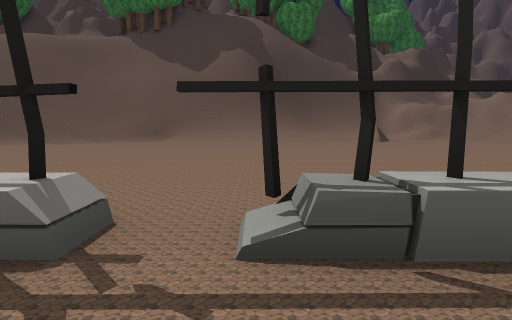
View 1 (above)

24 first-person views from a walk through a scene from a Unity 3-D project. The camera is 1.4 m above the floor, tilts 6° down and sees 75° across. The floor is counted in squares, 2.42 m on a side. Each view is taken from the middle of a square. On the plan, view 1 faces up. The plan holds only what a view shows up to about 9 squares ahead; the rest is blank. The place goes on beyond the plan. Some trees and plants on the terrain are drawn as simple stand-ins. The player is left out. Some surface patterns are stand-ins.

View 2
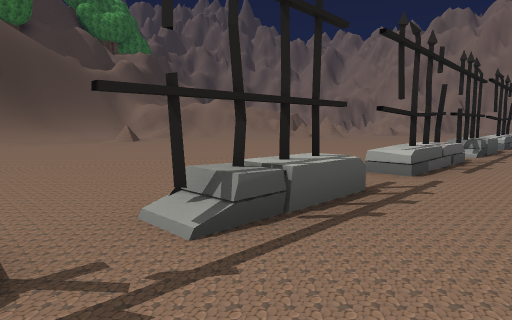

View 3
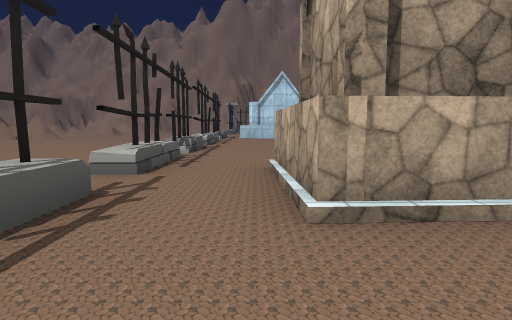

View 4
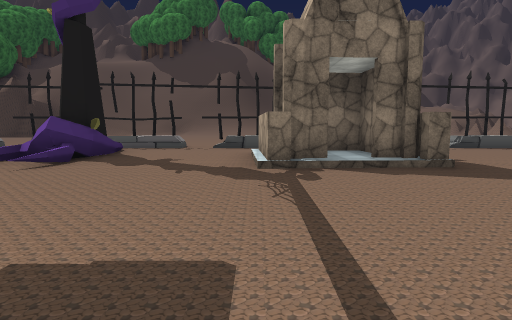

View 5
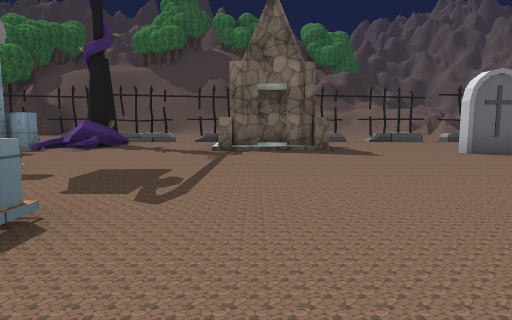

View 6
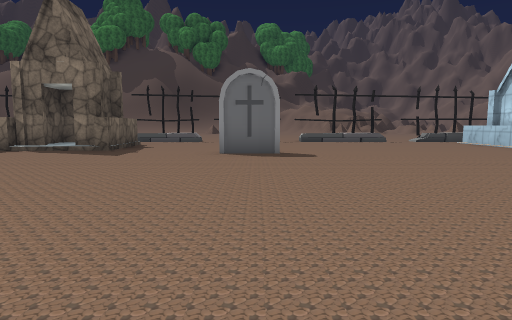

View 7
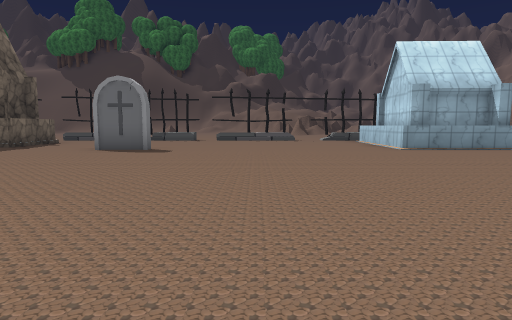

View 8
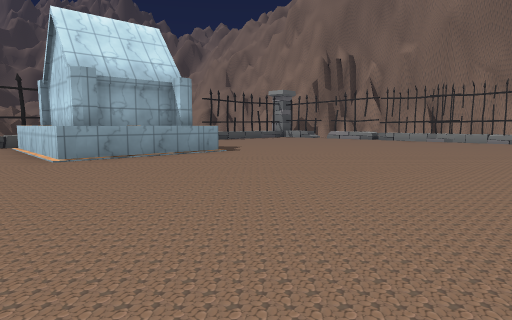

View 9
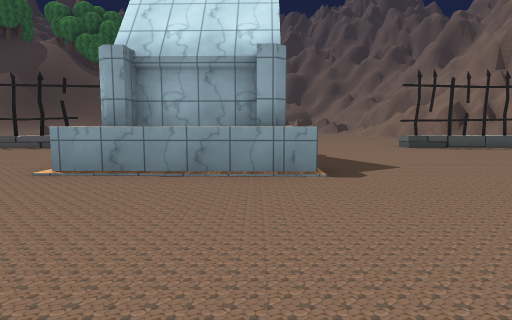

View 10
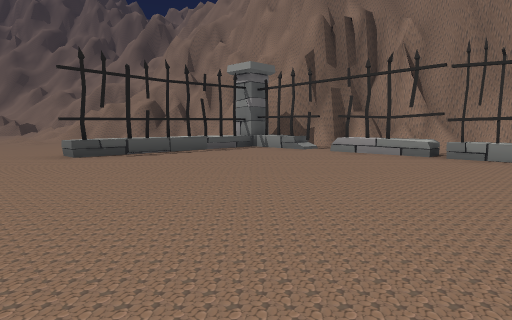

View 11
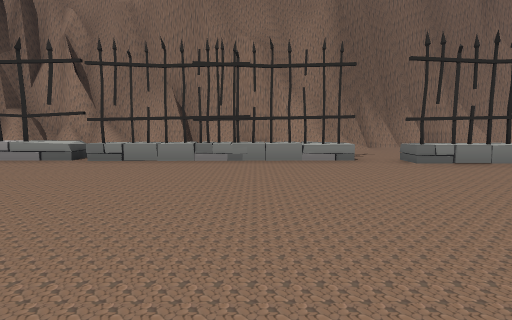

View 12
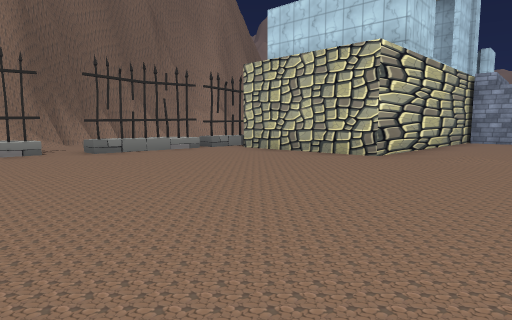

View 13
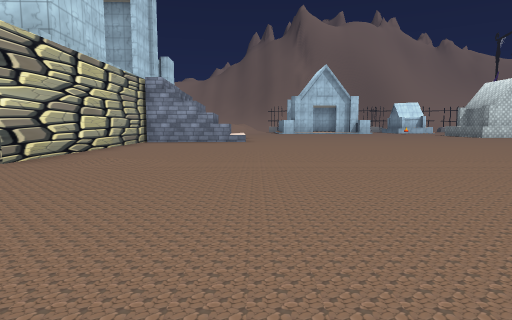

View 14
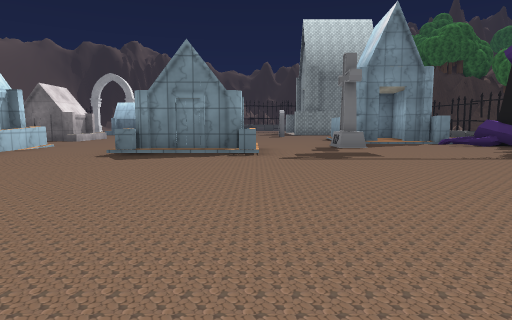

View 15
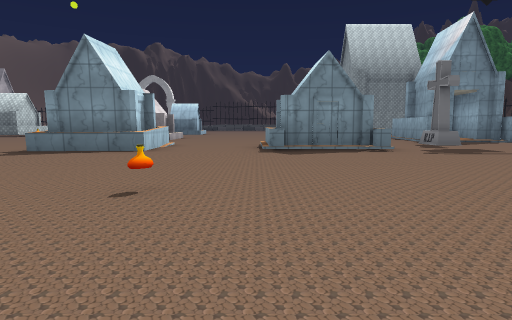

View 16
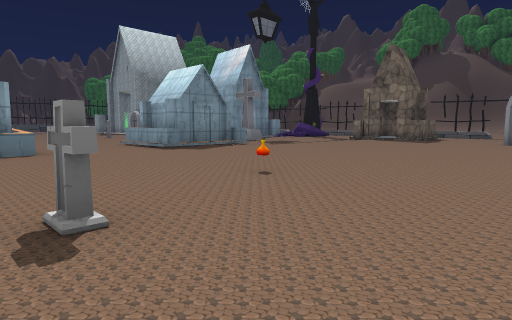

View 17
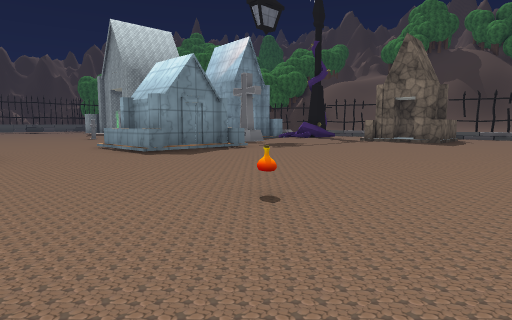

View 18
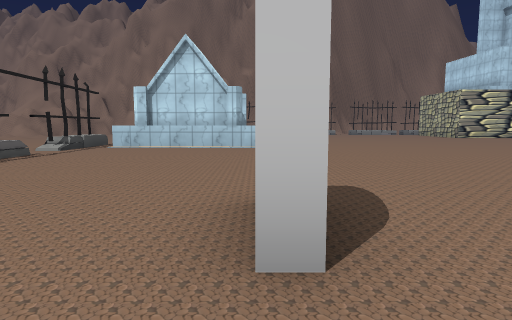

View 19
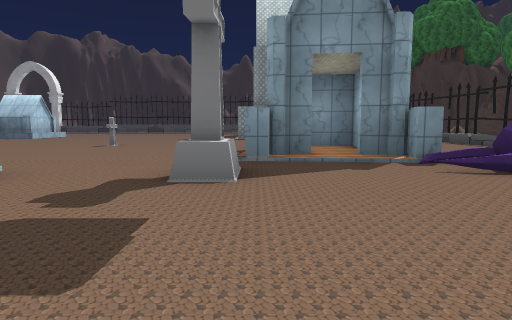

View 20
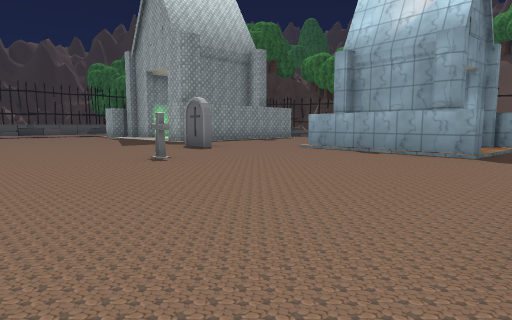

View 21
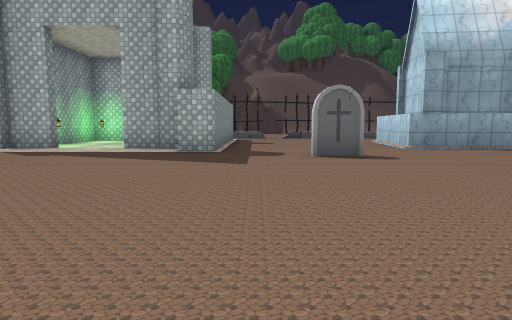

View 22
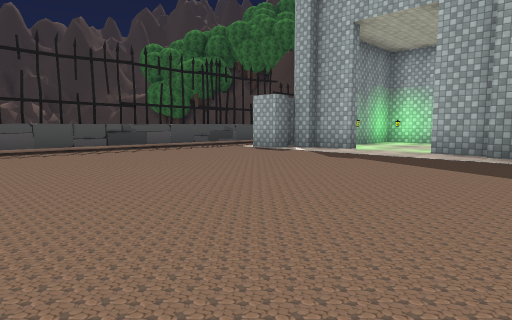

View 23
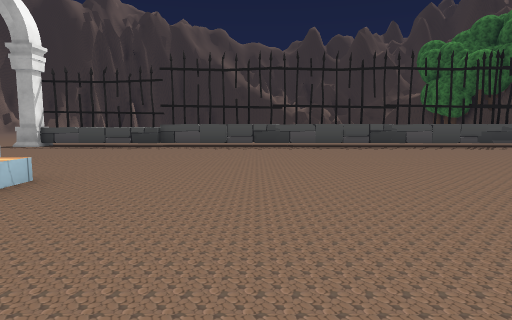

View 24
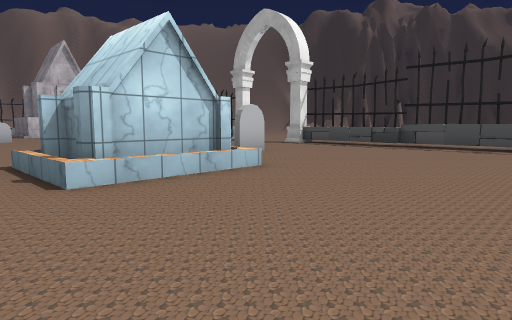

### Floor plan
Key: @ floor where view 1 was taken; # wall or solid block; x gap in a wall; . floor; / step, stairs or slope; ^ raised ledge; T tombstone; P potion.
Columns run from 20 left of view 1 to 28 right of it. Each row starts with its distance up from view 1.
 11                     //
 10                     ...
  9               .............
  8               .............
  7                ...........
  6                ........... ..
  5                 .............          ..
  4                  ............          ..
  3                   ....  ...            ..
  2              ^x ^^^^x^.^^xx^ ^^^.##   ../^^^^
  1              .    .................   .......^
  0                   #.@.............#  ........###
 -1                  ^#..###..........#  ........x.##
 -2                 #x#..###..........###........^.##
 -3     ..        ###..........T......^^^........^..#
 -4    #..  #.. .####............................^ .#
 -5 ^ ##...##.. .####.T..........................^ .#
 -6 #.................T..........................^ .#
 -7 ^..........T.................................^.##
 -8 ^..................^^..........................##
 -9 ^............T..... #.......................^...#
-10 ^..................##........... ...........^
-11 ^............................ .  ...........^
-12 ^..........   ...........P...   ........####^
-13 ^.........       ............  .........#
-14 ^.........         ##.....T..  .........#
-15 ^.....##^.          #........ ..........#
-16 ^...T   ^           ^..       ..........#

Where each view was taken, in squares from view 1:
view 1: 0 up, 0 right, facing up
view 2: 0 up, 1 left, facing up-right
view 3: 0 up, 1 left, facing right
view 4: 7 down, 1 right, facing up
view 5: 10 down, 2 right, facing up
view 6: 10 down, 7 right, facing up
view 7: 11 down, 10 right, facing up
view 8: 9 down, 12 right, facing up-right
view 9: 7 down, 16 right, facing up
view 10: 5 down, 18 right, facing up-right
view 11: 6 down, 19 right, facing right
view 12: 6 down, 17 right, facing down-right
view 13: 7 down, 16 right, facing down
view 14: 8 down, 7 right, facing left
view 15: 11 down, 8 right, facing left
view 16: 15 down, 8 right, facing up-left
view 17: 14 down, 7 right, facing up-left
view 18: 3 down, 5 right, facing right
view 19: 5 down, 2 right, facing left
view 20: 12 down, 2 left, facing up-left
view 21: 13 down, 11 left, facing up
view 22: 12 down, 12 left, facing up-left
view 23: 12 down, 11 left, facing left
view 24: 11 down, 11 left, facing down-left
